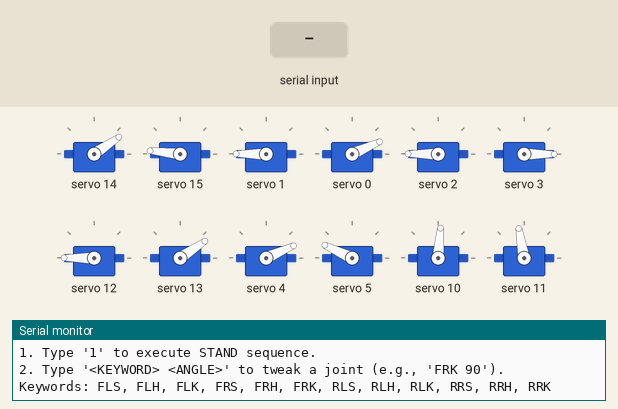
A sketch run on a simulated ESP32. Parts: 12 × servo, the last lines printed to the serial monitor. Inputs (shaded band) come from the test bench. Nothing arrives over Bluetooth unless stated.

Above: at 4.2 s.
4.3 s: "1\n" received over Serial
At 4.7 s:
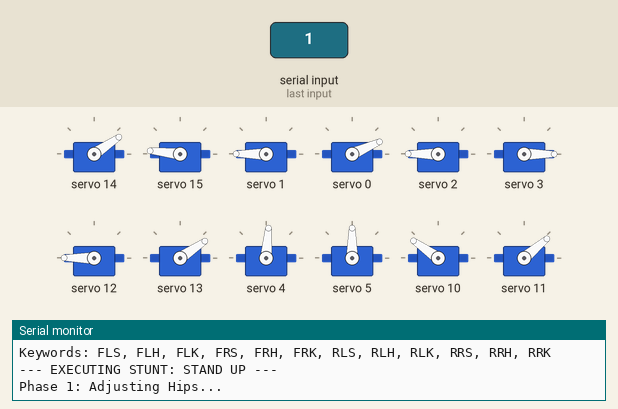
7.3 s: "FLS 1\n" received over the second serial link
At 9.0 s:
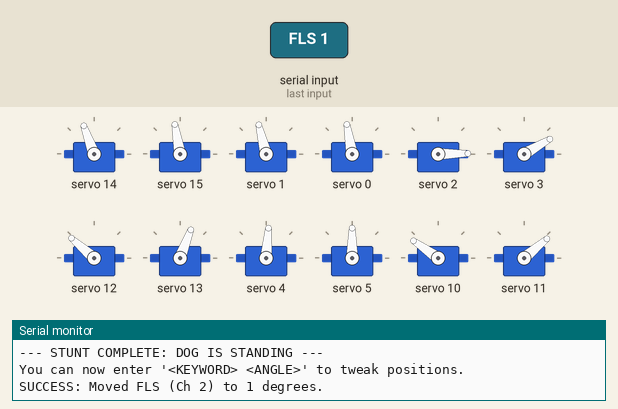
9.3 s: "FLH 1\n" received over Serial
At 9.7 s:
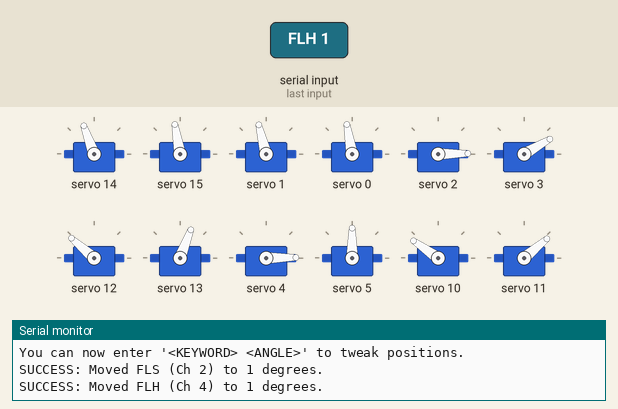
10.8 s: "FLS 150\n" received over the second serial link
At 12.0 s:
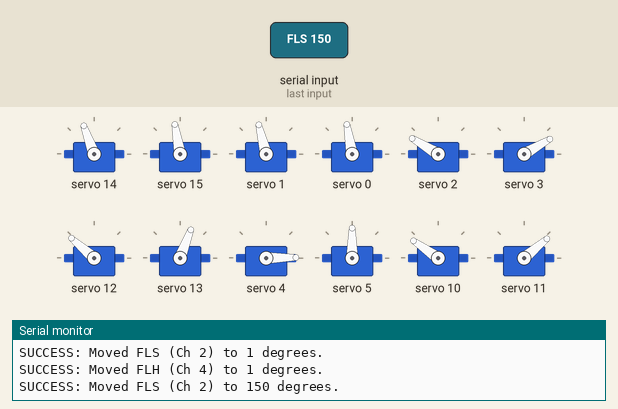
12.3 s: "3\n" received over Serial
At 14.2 s:
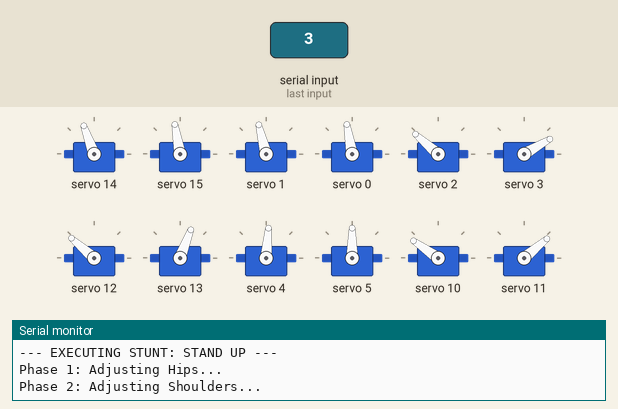
Timing chart, 0 to 20.3 s (numbered marks = the images above; inputs shaded):
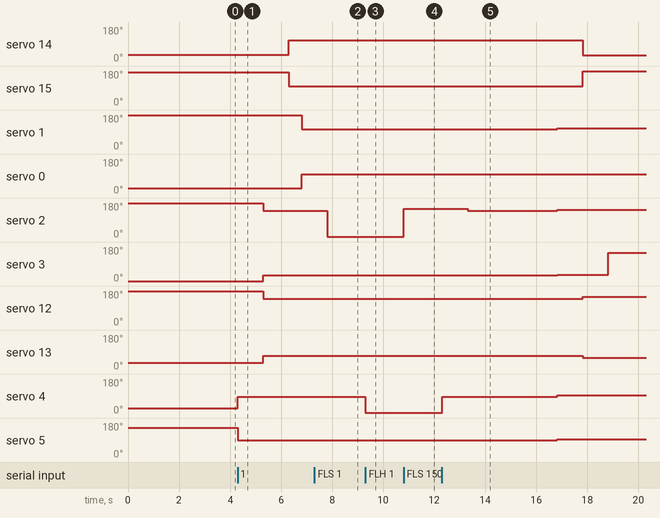

The sketch:

bluetoothUpdate.ino
```cpp
// Tweak some angles of the servos using serial commands via USB or Android Bluetooth.
// Wi-Fi and OTA have been removed to save memory space.

#include <Wire.h>
#include <Adafruit_PWMServoDriver.h>
#include "BluetoothSerial.h" // Required for Android Bluetooth Terminal

// Ensure Bluetooth is enabled in the compiler
#if !defined(CONFIG_BT_ENABLED) || !defined(CONFIG_BLUEDROID_ENABLED)
#error Bluetooth is not enabled! Please run `make menuconfig` to and enable it
#endif

Adafruit_PWMServoDriver pca = Adafruit_PWMServoDriver();
BluetoothSerial SerialBT; // Initialize Bluetooth Serial object

// Safe limits matched to Arduino Uno's Servo.h (544us to 2400us)
#define SERVOMIN 111   // Safe pulse length for 0°
#define SERVOMAX 491   // Safe pulse length for 180°

bool isStanding = false;

// --- HELPER FUNCTIONS FOR DUAL LOGGING ---
// These send text to BOTH the computer (USB) and the Android Phone (Bluetooth)
void logPrintln(String msg) {
  Serial.println(msg);
  SerialBT.println(msg);
}

void logPrint(String msg) {
  Serial.print(msg);
  SerialBT.print(msg);
}

void setup() {
  Serial.begin(115200);

  // Start Bluetooth Service
  SerialBT.begin("ESP32_Robodog"); // This is the name you will look for on your phone
  logPrintln("\nBluetooth Started! Pair your phone to 'ESP32_Robodog'");

  // Initialize I2C. ESP boards handle this automatically via Wire.begin()
  Wire.begin(21, 22);
  pca.begin();
  pca.setPWMFreq(50);  // Standard analog servo frequency

  rest();

  logPrintln("=== ESP Robodog OS Initialized ===");
  logPrintln("COMMAND OPTIONS:");
  logPrintln("1. Type '1' to execute STAND sequence.");
  logPrintln("2. Type '<KEYWORD> <ANGLE>' to tweak a joint (e.g., 'FRK 90').");
  logPrintln("Keywords: FLS, FLH, FLK, FRS, FRH, FRK, RLS, RLH, RLK, RRS, RRH, RRK");
}

void loop() {
  String input = "";

  // Check if data is coming from USB Serial OR Bluetooth Serial
  if (Serial.available()) {
    input = Serial.readStringUntil('\n');
  } else if (SerialBT.available()) {
    input = SerialBT.readStringUntil('\n');
  }

  input.trim(); // Remove any invisible carriage returns or extra spaces

  if (input.length() > 0) {

    // === STUNT MODE ===
    if (input == "1") {
      standUp();
    }
    // === RESTING MODE ===
    else if (input == "2") {
      rest();
    }
    // === HELLO MODE ===
    else if (input == "3") {
      hello();
    }
    // === CALIBRATION MODE ===
    else {
      int spaceIndex = input.indexOf(' ');

      if (spaceIndex > 0) {
        String keyword = input.substring(0, spaceIndex);
        keyword.toUpperCase();

        int angle = input.substring(spaceIndex + 1).toInt();
        int channel = getChannelFromKeyword(keyword);

        if (channel != -1) {
          if (angle >= 0 && angle <= 180) {
            setServoAngle(channel, angle);
            logPrint("SUCCESS: Moved ");
            logPrint(keyword);
            logPrint(" (Ch ");
            logPrint(String(channel));
            logPrint(") to ");
            logPrint(String(angle));
            logPrintln(" degrees.");
          } else {
            logPrintln("ERROR: Angle must be between 0 and 180.");
          }
        } else {
          logPrintln("ERROR: Unknown keyword. Check your spelling (e.g., FRK).");
        }
      } else {
        logPrintln("ERROR: Invalid format. Use '1' to stand, or 'FRK 90' to tweak.");
      }

      isStanding = false; // Reset standing state after any manual adjustment
    }
  }
}

// Helper function to map keywords to PCA9685 channels
int getChannelFromKeyword(String keyword) {
  // Front Left
  if (keyword == "FLS") return 2;
  if (keyword == "FLH") return 4;
  if (keyword == "FLK") return 0;

  // Front Right
  if (keyword == "FRS") return 3;
  if (keyword == "FRH") return 5;
  if (keyword == "FRK") return 1;

  // Rear Left
  if (keyword == "RLS") return 12;
  if (keyword == "RLH") return 10;
  if (keyword == "RLK") return 14;

  // Rear Right
  if (keyword == "RRS") return 13;
  if (keyword == "RRH") return 11;
  if (keyword == "RRK") return 15;

  return -1;
}

// Helper function to send the PWM pulse to the servo safely
void setServoAngle(uint8_t channel, int angle) {
  angle = constrain(angle, 0, 180);
  int pulse = map(angle, 0, 180, SERVOMIN, SERVOMAX);
  pca.setPWM(channel, 0, pulse);
}

// ==========================================
// STUNT FUNCTIONS
// ==========================================

// Stunt 1: Stand Up sequence
void standUp() {

  if(isStanding) {
    logPrintln("Already in a standing Position");
    return;
  }

  logPrintln("--- EXECUTING STUNT: STAND UP ---");

  // --- PHASE 1: HIPS ---
  logPrintln("Phase 1: Adjusting Hips...");
  setServoAngle(10, 145); // RLH
  setServoAngle(11, 40); // RRH
  setServoAngle(4, 85);  // FLH
  setServoAngle(5, 90);  // FRH
  delay(1000);

  // --- PHASE 2: SHOULDERS ---
  logPrintln("Phase 2: Adjusting Shoulders...");
  setServoAngle(2, 140);  // FLS
  setServoAngle(3, 30);  // FRS
  setServoAngle(12, 140); // RLS
  setServoAngle(13, 70); // RRS
  delay(1000);

  // --- PHASE 3: ALL KNEES (SLOW SYNC) ---
  logPrintln("Phase 3: Adjusting Knee...");
  setServoAngle(14, 110);   // RLK
  setServoAngle(15, 100); // RRK
  delay(500);
  setServoAngle(1, 105);  // FRK
  setServoAngle(0, 100);    // FLK
  delay(1000); // Brief pause to ensure they are at the starting position

  isStanding = true;

  logPrintln("--- STUNT COMPLETE: DOG IS STANDING ---");
  logPrintln("You can now enter '<KEYWORD> <ANGLE>' to tweak positions.");
}

// Stunt 2: Resting sequence
void rest() {
  logPrintln("--- EXECUTING STUNT: RESTING ---");

  // --- PHASE 1: ALL KNEES (SLOW SYNC) ---
  logPrintln("Phase 1: Adjusting Knee...");
  setServoAngle(14, 35);   // RLK
  setServoAngle(15, 175); // RRK
  setServoAngle(1, 180);  // FRK
  setServoAngle(0, 25);    // FLK
  delay(1000);

  // --- PHASE 2: SHOULDERS ---
  logPrintln("Phase 2: Adjusting Shoulders...");
  setServoAngle(2, 180);  // FLS
  setServoAngle(3, 0);  // FRS
  setServoAngle(12, 180); // RLS
  setServoAngle(13, 35); // RRS
  delay(1000);

  // --- PHASE 3: HIPS ---
  logPrintln("Phase 3: Adjusting Hips...");
  setServoAngle(4, 25);  // FLH
  setServoAngle(5, 155);  // FRH
  setServoAngle(10, 85); // RLH
  setServoAngle(11, 100); // RRH
  delay(1000);

  isStanding = false;

  logPrintln("--- STUNT COMPLETE: DOG IS RESTING ---");
  logPrintln("You can now enter '<KEYWORD> <ANGLE>' to tweak positions.");
}

// Stunt 3: Hello sequence
void hello() {
  logPrintln("--- EXECUTING STUNT: HELLO ---");

  // --- PHASE 1: STANDING UP ---
  standUp();
  delay(1000);

  // --- PHASE 1: Front Setup ---
  logPrintln("Adjusting the Front.");
  setServoAngle(2, 145);  // FLS
  setServoAngle(3, 35);  // FRS
  setServoAngle(1, 110);  // FRK
  setServoAngle(0, 100);    // FLK
  setServoAngle(4, 95);  // FLH
  setServoAngle(5, 95);  // FRH
  delay(1000);

  // --- PHASE 2: Back Setup ---
  logPrintln("Adjusting the Back.");
  setServoAngle(12, 150); // RLS
  setServoAngle(13, 60); // RRS
  setServoAngle(14, 30);   // RLK
  setServoAngle(15, 180); // RRK
  setServoAngle(10, 150); // RLH
  setServoAngle(11, 30); // RRH
  delay(1000);

  // --- PHASE 3: Hello Emote ---
  logPrintln("Doing High-five action.");
  setServoAngle(3, 150);  // FRS
  delay(2000);
  setServoAngle(3, 20);  // FRS
  delay(1000);

  logPrintln("Adjusting the Front.");
  setServoAngle(0, 25);   // FLK
  setServoAngle(1, 180);  // FRK

  isStanding = false;

  standUp();
  delay(1000);
}
```

Measured:
- after the input at 4.3 s, servo 14: 34° → 110° after 2.0 s; servo 15: 174° → 100° after 2.0 s; servo 1: 180° → 104° after 2.5 s; servo 0: 24° → 100° after 2.5 s; servo 2, servo 12: 180° → 139° after 1.0 s
- after the input at 7.3 s, servo 2: 139° → 1° after 0.51 s
- after the input at 9.3 s, servo 4: 85° → 1° at once
- after the input at 10.8 s, servo 2: 1° → 149° at once
- after the input at 12.3 s, servo 14: 110° → 30° after 5.5 s; servo 15: 100° → 180° after 5.5 s; servo 1: 104° → 110° after 4.5 s; servo 2: 149° → 139° after 1.0 s, → 145° 3.5 s later; servo 3: 30° → 34° after 4.5 s, → 149° 2.0 s later
